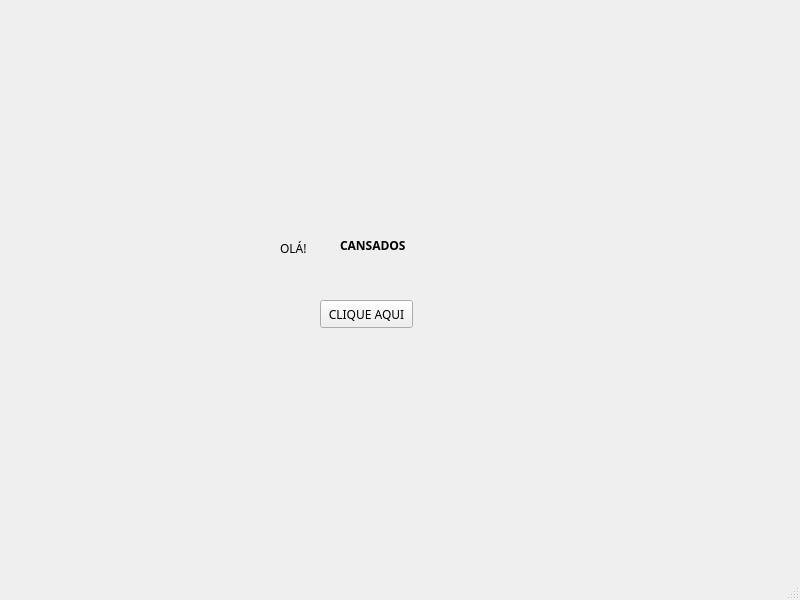
<?xml version="1.0" encoding="UTF-8"?>
<ui version="4.0">
 <class>MainWindow</class>
 <widget class="QMainWindow" name="MainWindow">
  <property name="geometry">
   <rect>
    <x>0</x>
    <y>0</y>
    <width>800</width>
    <height>600</height>
   </rect>
  </property>
  <property name="windowTitle">
   <string>MainWindow</string>
  </property>
  <widget class="QWidget" name="centralwidget">
   <widget class="QPushButton" name="pushButton">
    <property name="geometry">
     <rect>
      <x>320</x>
      <y>300</y>
      <width>93</width>
      <height>28</height>
     </rect>
    </property>
    <property name="font">
     <font>
      <family>Roman</family>
     </font>
    </property>
    <property name="text">
     <string>CLIQUE AQUI</string>
    </property>
   </widget>
   <widget class="QLabel" name="label">
    <property name="geometry">
     <rect>
      <x>340</x>
      <y>210</y>
      <width>191</width>
      <height>71</height>
     </rect>
    </property>
    <property name="font">
     <font>
      <family>Rockwell</family>
      <weight>75</weight>
      <bold>true</bold>
     </font>
    </property>
    <property name="text">
     <string>CANSADOS</string>
    </property>
    <property name="margin">
     <number>20</number>
    </property>
   </widget>
   <widget class="QLabel" name="label_2">
    <property name="geometry">
     <rect>
      <x>280</x>
      <y>240</y>
      <width>55</width>
      <height>16</height>
     </rect>
    </property>
    <property name="font">
     <font>
      <family>Old English Text MT</family>
     </font>
    </property>
    <property name="acceptDrops">
     <bool>false</bool>
    </property>
    <property name="text">
     <string>OLÁ!</string>
    </property>
   </widget>
  </widget>
  <widget class="QMenuBar" name="menubar">
   <property name="geometry">
    <rect>
     <x>0</x>
     <y>0</y>
     <width>800</width>
     <height>26</height>
    </rect>
   </property>
  </widget>
  <widget class="QStatusBar" name="statusbar"/>
 </widget>
 <resources/>
 <connections/>
</ui>
